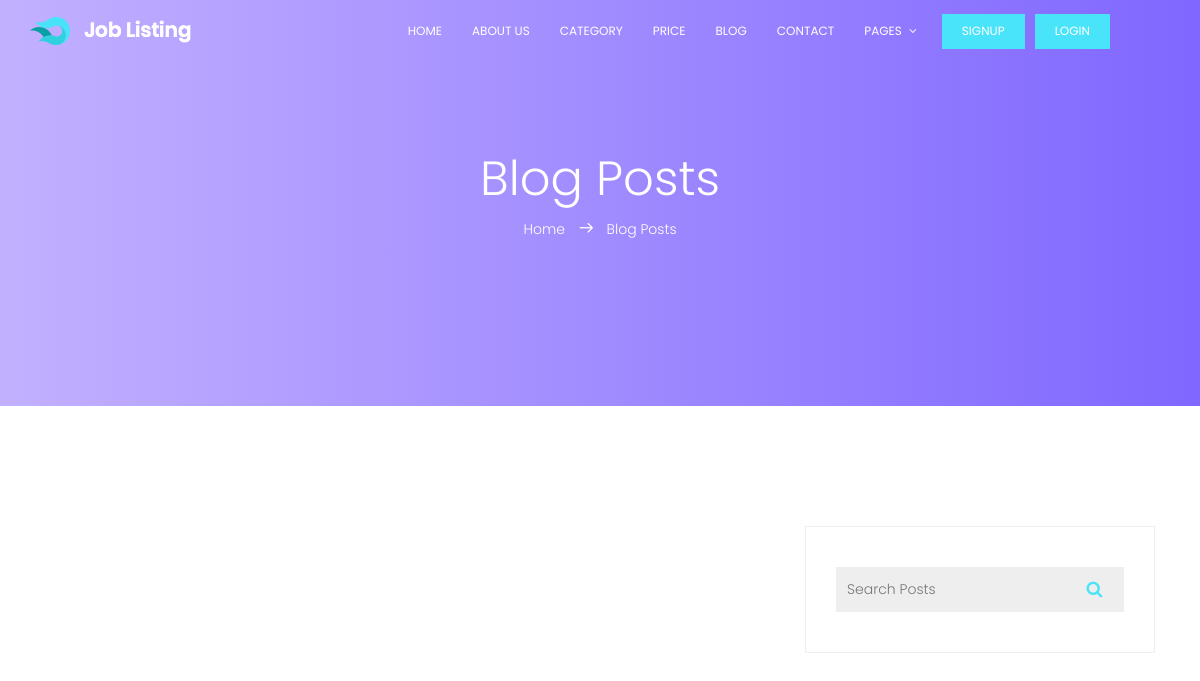
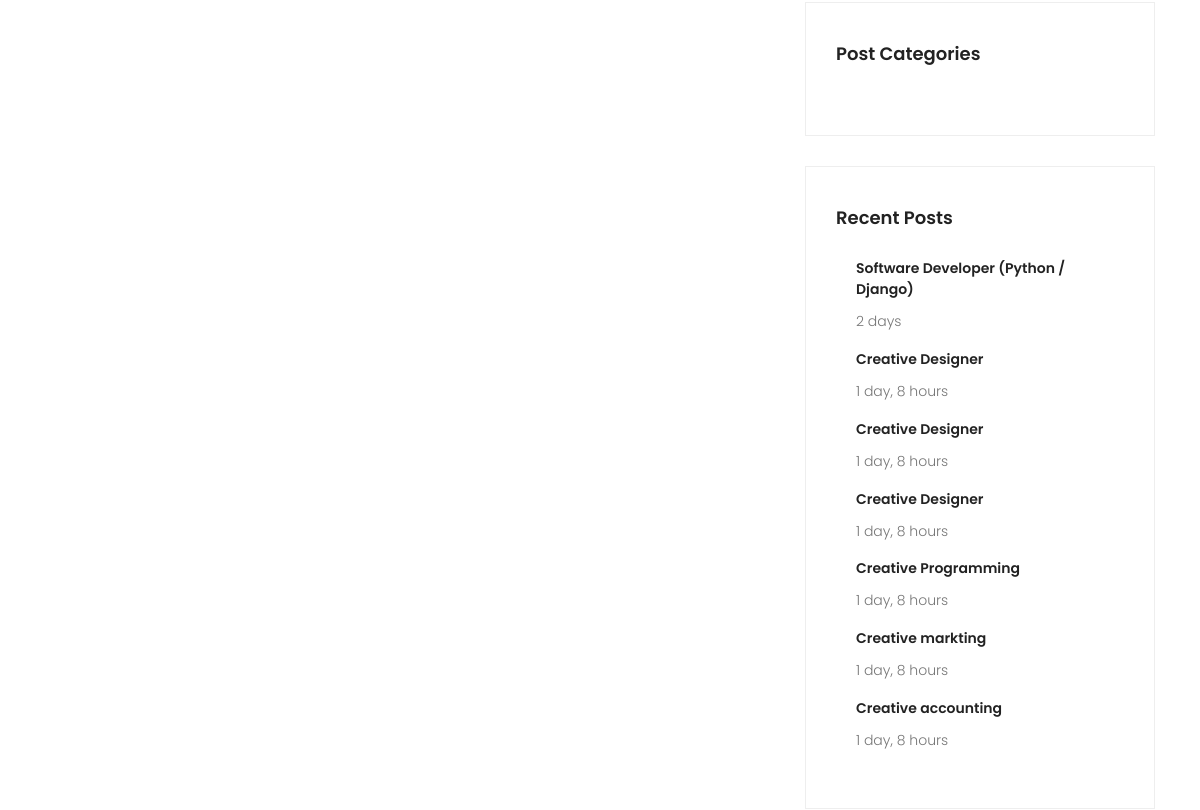
Before: /blog-home (upper part) with the older database file (2 pictures, top to bottom).
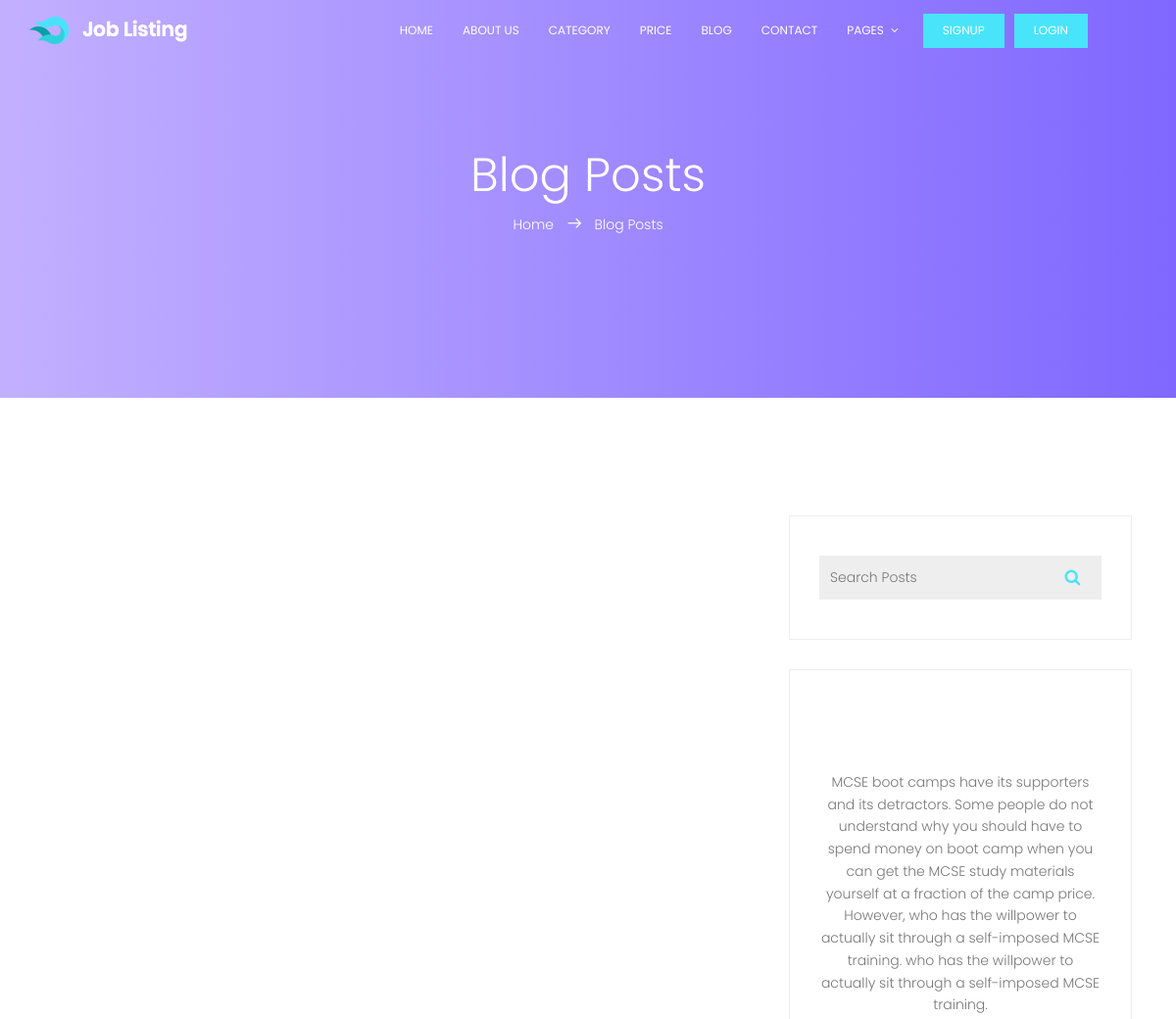
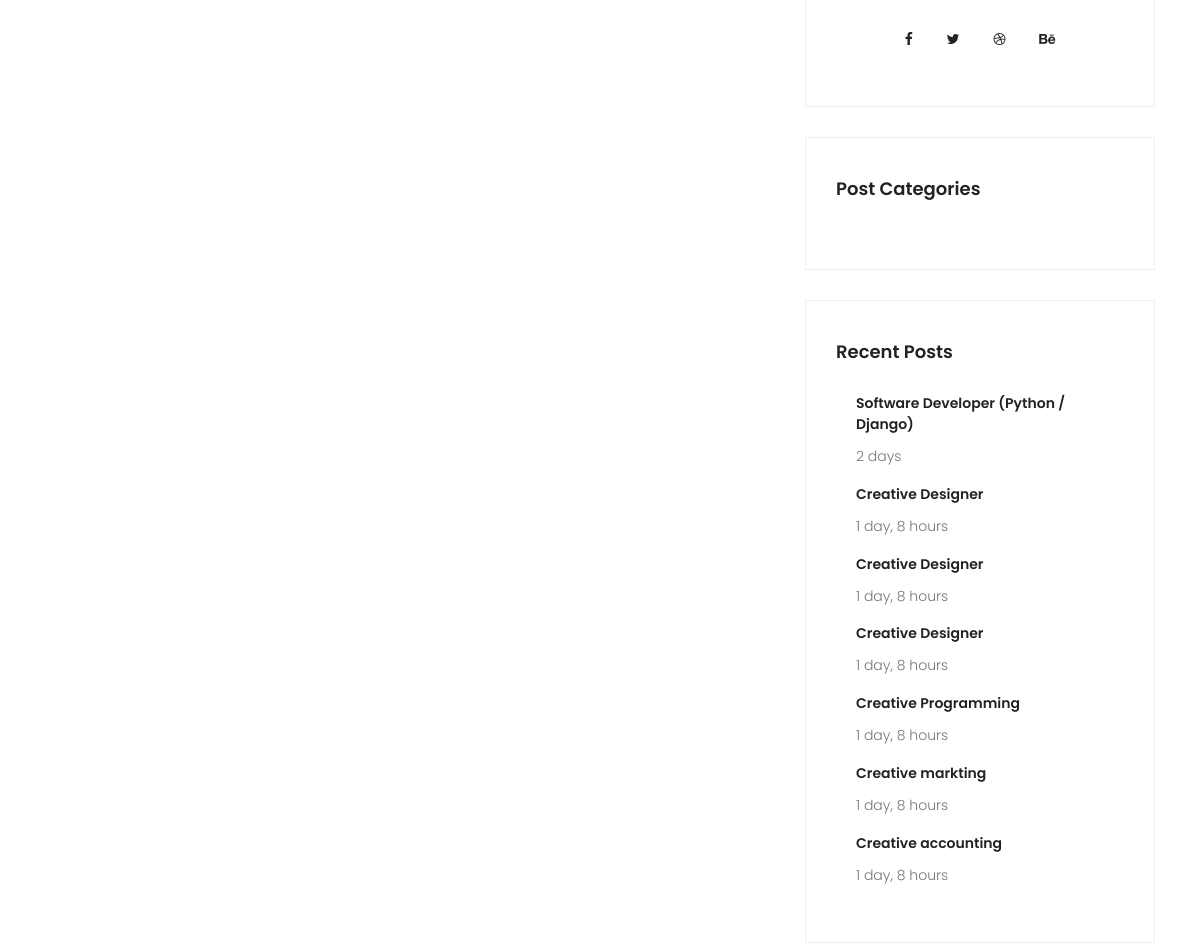
After: the same page with the newer database file (2 pictures, top to bottom).
### core/models.py (models this page shows, shortened)
class Jobs(models.Model):
    auther = models.ForeignKey(User , on_delete=models.PROTECT ,blank=True, null=True )
    title = models.CharField(max_length=100)
    description = models.TextField(max_length=5000)
    category = models.ForeignKey(Category , on_delete=models.PROTECT )
    country = models.CharField(max_length=15,blank=True, null=True)
    cite = models.CharField(max_length=15,blank=True, null=True)
    image = models.FileField(upload_to="jobs/image" , default='img\post.png')
    content = RichTextField()
    create_at = models.DateTimeField(auto_now_add=True)
    update_at = models.DateTimeField(auto_now=True)
    trend = models.BooleanField(default=True)
    approve = models.BooleanField(default=False)
    link = models.URLField(blank=True, null=True)
    applyed = models.BooleanField(default=False)
    type = models.CharField(max_length=50 , choices=type_of_work  ,default="full time")
    time = models.CharField(max_length=50 , choices=time_of_work  ,default="on site")
    slary = models.IntegerField(blank=True, null=True)
    location = models.URLField(blank=True, null=True , default='world')
    tage = models.CharField(max_length=100, blank=True, null=True )
    number_of_view = models.IntegerField(default=0)
    rating = models.IntegerField(default=0)

class Profile(models.Model):
    user = models.ForeignKey(User , related_name='Profile', on_delete=models.CASCADE)
    image = models.ImageField(upload_to='profile/profiles')
    cover = models.ImageField(upload_to='profile/covers')
    location = models.URLField()
    campany = models.CharField(max_length=50)
    bio = RichTextField()

### core/views.py (the view)
# urls.py: path('blog-home', views.blog_home, name='blog_home'),
def blog_home(request):
    jobs = Jobs.objects.all()[0:8]
    recent_job = Jobs.objects.order_by('create_at')[0:10]
    auther = Profile.objects.filter(id=1)
    current_year = datetime.now().year
    current_month = datetime.now().month
    archive_posts = Jobs.objects.filter(create_at__year=current_year, create_at__month=current_month).values('create_at__year', 'create_at__month').annotate(post_count=Count('id'))
    return render(request , 'blog-home.html', {
        "jobs":jobs,
        "auther":auther,
        "recent_job":recent_job,
        "archive_posts":archive_posts,
    })

### core/templates/blog-home.html (shortened to what this page needs)
{% extends "base.html" %}
{% load static %}
{% block content %}
	<section class="banner-area relative" id="home">
		<div class="overlay overlay-bg"></div>
		<div class="container">
			<div class="row d-flex align-items-center justify-content-center">
				<div class="about-content col-lg-12">
					<h1 class="text-white">
						Blog Posts
					</h1>
					<p class="text-white link-nav"><a href="index.html">Home </a>  <span class="lnr lnr-arrow-right"></span>  <a href="blog-home.html"> Blog Posts</a></p>
				</div>
			</div>
		</div>
	</section>
	<section class="blog-posts-area section-gap">
		<div class="container">
			<div class="row">
				<div class="col-lg-8 post-list blog-post-list">
				</div>
				<div class="col-lg-4 sidebar">
					<div class="single-widget search-widget">
						<form class="example" action="#" style="margin:auto;max-width:300px">
							<input type="text" placeholder="Search Posts" name="search2">
							<button type="submit"><i class="fa fa-search"></i></button>
						</form>
					</div>
					{% for auther in auther %}
					<div class="single-widget protfolio-widget">
						<a href="#"><h4>{{ auther.auther }}</h4></a>
						<p>{{ auther.bio }}
						</p>
						<ul>
							<li><a href="#"><i class="fa fa-facebook"></i></a></li>
							<li><a href="#"><i class="fa fa-twitter"></i></a></li>
							<li><a href="#"><i class="fa fa-dribbble"></i></a></li>
							<li><a href="#"><i class="fa fa-behance"></i></a></li>
						</ul>
					</div>
					{% endfor %}
					<div class="single-widget category-widget">
						<h4 class="title">Post Categories</h4>
					</div>
					<div class="single-widget recent-posts-widget">
						<h4 class="title">Recent Posts</h4>
						<div class="blog-list ">
							{% for job in recent_job %}
								<div class="single-recent-post d-flex flex-row">
									<div class="recent-details">
										<a href="blog-single.html"><h4> {{ job.title }} </h4> </a>
										<p> {{ job.create_at|timesince }} </p>
									</div>
								</div>
 							{% endfor %}
						</div>
					</div>
				</div>
			</div>
		</div>
	</section>
{% endblock %}

Changed rows visible on the page:
added Profile: bio "MCSE boot camps have its supporters and its detractors. Some people do not understand why you should have to spend money on boot camp when you can get the MCSE study materials yourself at a fraction of the camp price. However, who has the willpower to actually sit through a self-imposed MCSE training. who has the willpower to actually sit through a self-imposed MCSE training."
